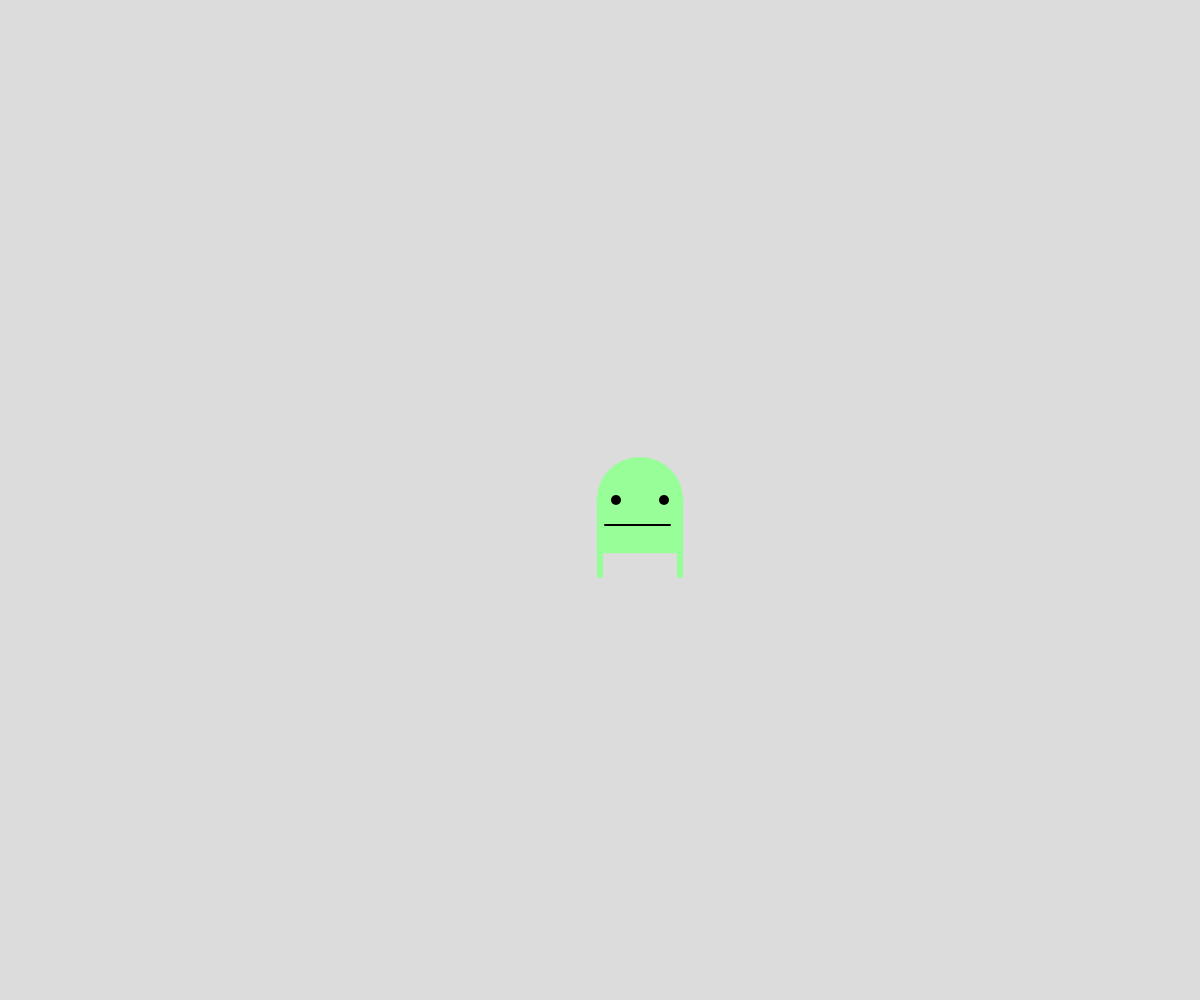
Frame 1 (no input)
Frame 60 (no input): identical to frame 1, image omitted
Frame 120 (the mouse pressed at the canvas centre since frame 60): identical to frame 1, image omitted

The p5.js sketch that drew this single still picture (run headless with seeded random() and noise() and a simulated clock; from frame 60 on, the mouse is pressed at the canvas centre):

// p5.js sketch
// ── sketch.js
// Project Title
// Your Name
// Date
//
// Extra for Experts:
// - describe what you did to take this project "above and beyond"

let scale = 1
let sx = 80 * scale; let sy = 50 * scale;
let centerX, centerY;

function setup() {
  createCanvas(windowWidth, windowHeight);
  centerX = width/2; 
  centerY = height/2;
}

function draw() {
  background(220);

  if (keyIsPressed){
    if (key === "a"){
      centerX -= 5
    }

    if (key === "s"){
      centerY += 5
    }

    if (key === "d"){
      centerX += 5
    }

    if (key === "w"){
      centerY -= 5
    }
  }

  fill(152, 255, 152);
  stroke(152, 255, 152)
  print(centerX, centerY)
  strokeWeight(sy/8)
  circle(centerX + sx/2, centerY, sx)
  rect(centerX, centerY, sx, sy);
  line(centerX, centerY, centerX, centerY + sy * 1.5);
  line(centerX + sx, centerY, centerX + sx, centerY + sy * 1.5);
  

  stroke(0, 0, 0)
  strokeWeight(sy/25)
  line(centerX + sy/10, centerY + sy/2, centerX + sx - sy/5, centerY + sy/2);

  fill(0, 0, 0)
  noStroke()
  circle(centerX + sx/5, centerY, sy/5)
  circle(centerX + 4*sx/5, centerY, sy/5)

  
  
}
